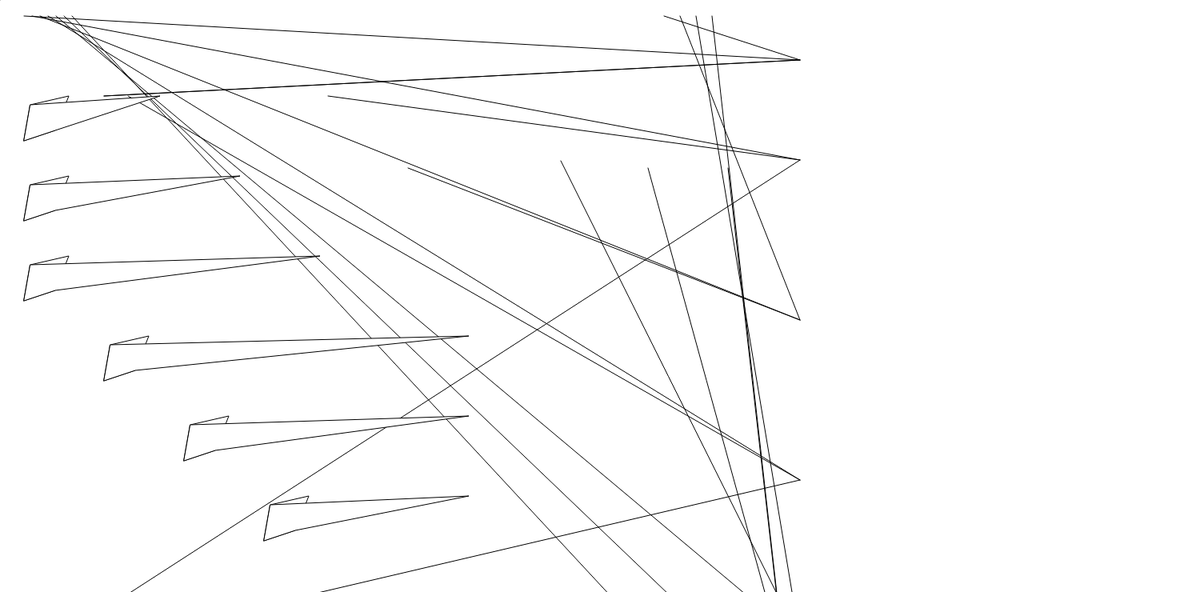
Frame 1 (no input)
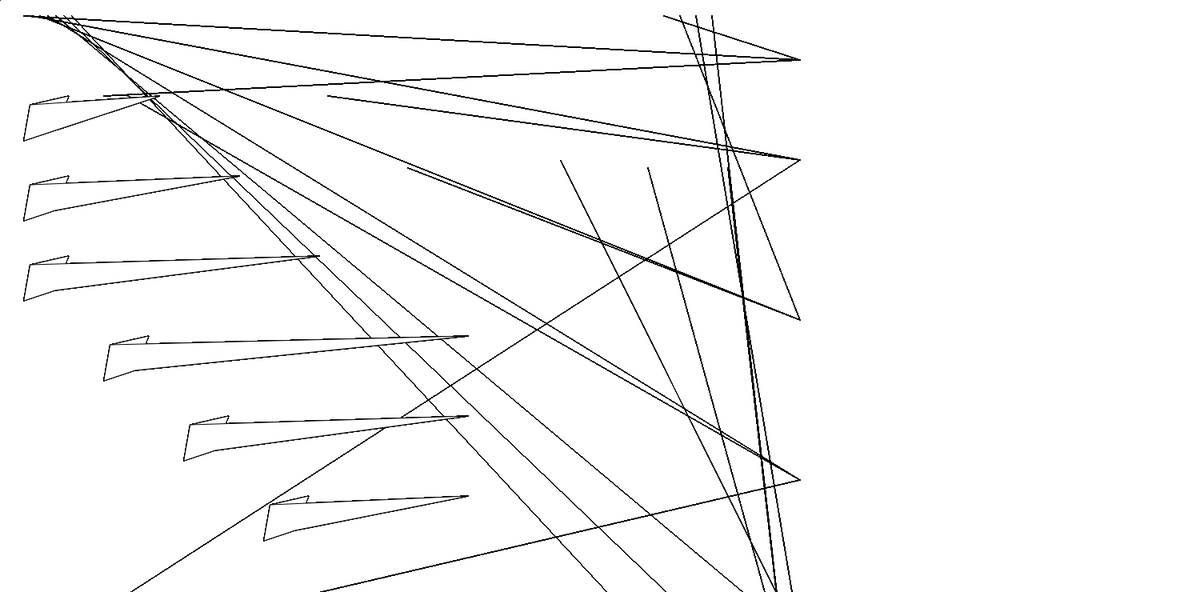
Frame 60 (no input)
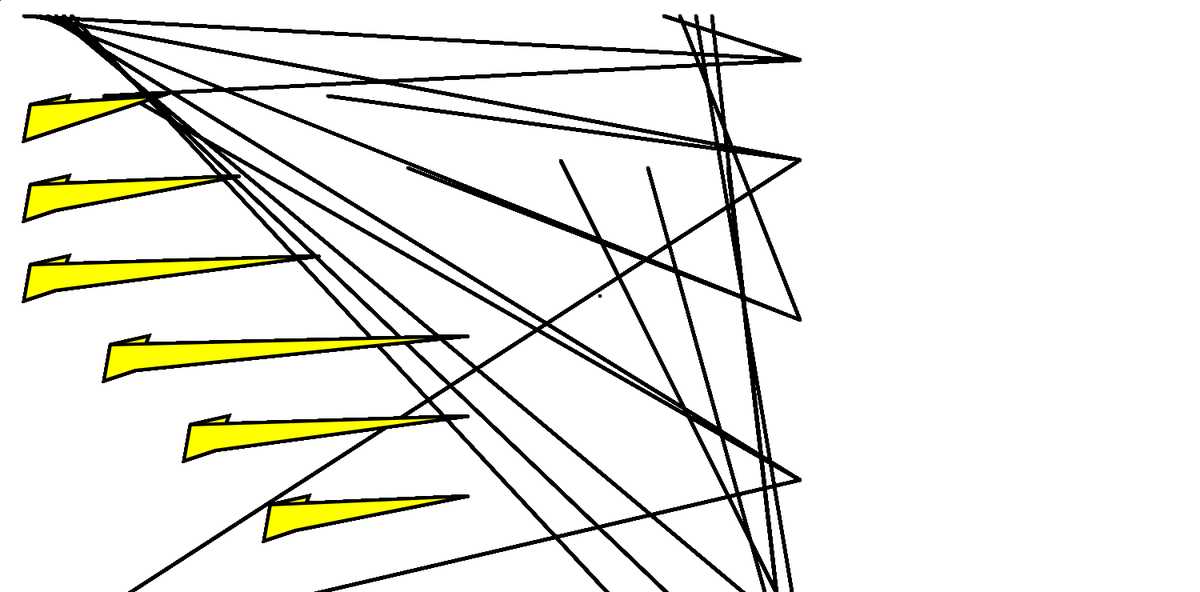
Frame 120 (the mouse pressed at the canvas centre since frame 60)

The p5.js sketch that drew these frames (run headless with seeded random() and noise() and a simulated clock; from frame 60 on, the mouse is pressed at the canvas centre):

// p5.js sketch
// ── sketch.js
function setup() {
    createCanvas(1500, 740);
  
  }
  
  function draw() {
    line(30, 20, 1000, 75);
    line(40, 20, 1000, 200);
    line(50, 20, 1000, 400);
    line(60, 20, 1000, 600);
    line(70, 20, 1000, 800);
    line(80, 20, 1000, 900);
    line(90, 20, 1000, 1000);
        line(130, 120, 1000, 75);
        line(830, 20, 1000, 75);
        line(40, 820, 1000, 200);
        line(850, 20, 1000, 400);
        line(60, 820, 1000, 600);
        line(870, 20, 1000, 800);
        line(80, 820, 1000, 900);
        line(890, 20, 1000, 1000);
            line(130, 120, 1000, 75);
    line(410, 120, 1000, 200);
    line(510, 210, 1000, 400);
    line(160, 120, 1000, 600);
    line(701, 201, 1000, 800);
    line(810, 210, 1000, 900);
    line(910, 210, 1000, 1000);
    quad(38, 131, 86, 120, 69, 163, 30, 176);
    quad(38, 231, 86, 220, 69, 263, 30, 276);
    quad(38, 331, 86, 320, 69, 363, 30, 376);
    quad(38, 131, 200, 120, 69, 163, 30, 176);
    quad(38, 231, 300, 220, 69, 263, 30, 276);
    quad(38, 331, 400, 320, 69, 363, 30, 376);
    quad(138, 431, 186, 420, 169, 463, 130, 476);
    quad(238, 531, 286, 520, 269, 563, 230, 576);
    quad(338, 631, 386, 620, 369, 663, 330, 676);
    quad(138, 431, 586, 420, 169, 463, 130, 476);
    quad(238, 531, 586, 520, 269, 563, 230, 576);
    quad(338, 631, 586, 620, 369, 663, 330, 676);
    if (mouseIsPressed) {
      strokeWeight(4);
      fill(255,255,0);
    } else {
      fill(255);
    }
    point(mouseX, mouseY, 500, 500);
    
  }
